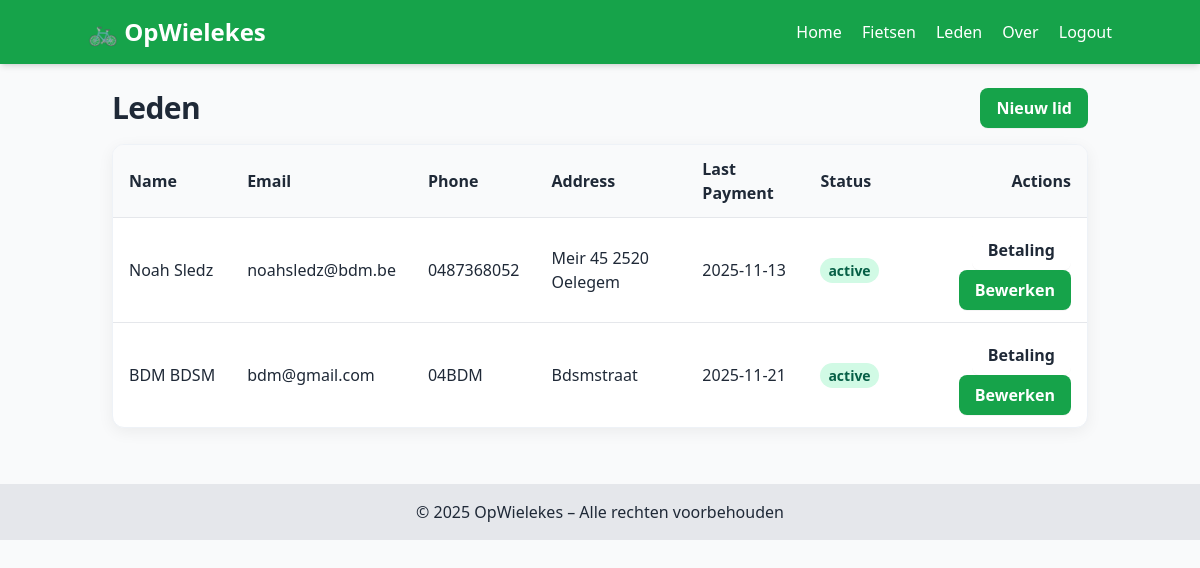
/members (signed in), run on the app's committed database.
### models.py (models this page shows)
class Member(db.Model):
    __tablename__ = 'member'
    member_id = db.Column(db.String, primary_key=True, default=gen_uuid)
    created_at = db.Column(db.DateTime, default=datetime.utcnow)
    first_name = db.Column(db.String(100), nullable=False)
    last_name = db.Column(db.String(100), nullable=False)
    email = db.Column(db.String(120))
    phone = db.Column(db.String(30))
    address = db.Column(db.String(255))
    last_payment = db.Column(db.Date)
    status = db.Column(db.String(20), default='active')  # active | inactive | paused
    children = db.relationship('Child', backref='member', cascade='all, delete-orphan', lazy=True)

### routes.py (the view)
    def wrapper(*args, **kwargs):
        if not session.get('user_id'):
            return redirect(url_for('main.login'))
        return view(*args, **kwargs)

### routes.py (called while the page is built)
def login_required(view):
    def wrapper(*args, **kwargs):
        if not session.get('user_id'):
            return redirect(url_for('main.login'))
        return view(*args, **kwargs)
    wrapper.__name__ = view.__name__
    return wrapper

@main.route('/members')
@login_required
def members_list():
    members = Member.query.order_by(Member.created_at.desc()).all()
    return render_template('members.html', members=members)

### templates/members.html
{% extends "base.html" %}
{% block content %}
<div class="flex items-center justify-between mb-4">
  <h2 class="section-title text-2xl md:text-3xl font-semibold">Leden</h2>
  <a href="{{ url_for('main.members_new') }}" class="btn btn-primary">Nieuw lid</a>
</div>
<div class="card overflow-x-auto">
  <table class="min-w-full text-left">
    <thead class="bg-gray-50">
      <tr>
        <th class="py-3 px-4">Name</th>
        <th class="py-3 px-4">Email</th>
        <th class="py-3 px-4">Phone</th>
        <th class="py-3 px-4">Address</th>
        <th class="py-3 px-4">Last Payment</th>
        <th class="py-3 px-4">Status</th>
        <th class="py-3 px-4 text-right">Actions</th>
      </tr>
    </thead>
    <tbody>
      {% for m in members %}
      <tr class="border-t">
        <td class="py-3 px-4 whitespace-nowrap font-medium">{{ m.first_name }} {{ m.last_name }}</td>
        <td class="py-3 px-4">{{ m.email or '-' }}</td>
        <td class="py-3 px-4">{{ m.phone or '-' }}</td>
        <td class="py-3 px-4">{{ m.address or '-' }}</td>
        <td class="py-3 px-4">
          {% if m.last_payment %}
            {{ m.last_payment.strftime('%Y-%m-%d') }}
          {% else %}
            <span class="text-orange-600">No payment</span>
          {% endif %}
        </td>
        <td class="py-3 px-4">
          <span class="badge {% if m.status == 'active' %}badge-success{% else %}badge-danger{% endif %}">
            {{ m.status or 'inactive' }}
          </span>
        </td>
        <td class="py-3 px-4 text-right space-x-2">
          <a class="btn" href="{{ url_for('main.members_payment', member_id=m.member_id) }}">Betaling</a>
          <a class="btn btn-primary" href="{{ url_for('main.members_edit', member_id=m.member_id) }}">Bewerken</a>
        </td>
      </tr>
      {% else %}
      <tr>
        <td class="py-6 px-4 text-gray-600" colspan="7">Geen leden gevonden. Voeg je eerste lid toe.</td>
      </tr>
      {% endfor %}
    </tbody>
  </table>
</div>
{% endblock %}

### templates/base.html (shortened to what this page needs)
<!DOCTYPE html>
<html lang="nl">
<head>
  <script src="https://cdn.tailwindcss.com"></script>
  <link rel="stylesheet" href="{{ url_for('static', filename='css/styles.css') }}">
</head>
<body class="bg-gray-50 text-gray-800">
  <nav class="navbar bg-green-600 text-white p-4 shadow-md">
    <div class="container mx-auto flex justify-between items-center">
  <h1 class="text-2xl font-bold">🚲 OpWielekes</h1>
      <div class="space-x-4">
        <a href="{{ url_for('main.home') }}" class="hover:underline">Home</a>
        <a href="{{ url_for('main.bike_list') }}" class="hover:underline">Fietsen</a>
        <a href="{{ url_for('main.members_list') }}" class="hover:underline">Leden</a>
        <a href="{{ url_for('main.about') }}" class="hover:underline">Over</a>
        {% if session.get('user_id') %}
          <a href="{{ url_for('main.logout') }}" class="hover:underline">Logout</a>
        {% else %}
          <a href="{{ url_for('main.login') }}" class="hover:underline">Login</a>
        {% endif %}
      </div>
    </div>
  </nav>
  <main class="container mx-auto p-6">
    {% block content %}{% endblock %}
  </main>
  <footer class="bg-gray-200 text-center py-4 mt-8">
    <p>© 2025 OpWielekes – Alle rechten voorbehouden</p>
  </footer>
</body>
</html>

### static/css/styles.css (style rules this page uses)
:root { --brand: #16a34a; --brand-700: #15803d; --ink: #1f2937; --muted: #6b7280; --ring: rgba(22, 163, 74, 0.25); }
* { -webkit-tap-highlight-color: transparent; }
html { scroll-behavior: smooth; }
body { color: var(--ink); }
.navbar { position: sticky; top: 0; z-index: 40; backdrop-filter: saturate(1.2) blur(4px); }
.card { background: #fff; border: 1px solid #eef2f7; border-radius: 0.75rem; box-shadow: 0 4px 16px rgba(2, 6, 23, 0.06); overflow: hidden; transition: transform 220ms ease, box-shadow 220ms ease, border-color 220ms ease; }
.btn { display: inline-flex; align-items: center; justify-content: center; gap: 0.5rem; padding: 0.5rem 1rem; border-radius: 0.5rem; font-weight: 600; transition: background-color 180ms ease, color 180ms ease, box-shadow 180ms ease, transform 120ms ease; box-shadow: 0 1px 0 rgba(0,0,0,0.04); }
.btn-primary { color: #fff; background: var(--brand); }
.badge { display: inline-flex; align-items: center; padding: 0.125rem 0.5rem; border-radius: 9999px; font-size: 0.875rem; font-weight: 600; }
.badge-success { color: #065f46; background: #d1fae5; }
.section-title { letter-spacing: -0.02em; }
.container { max-width: 1280px; }

### data on the page
Member: first_name "Noah", last_name "Sledz", email "noahsledz@bdm.be", phone "0487368052", address "Meir 45 2520 Oelegem", last_payment "2025-11-13", status "active"
Member: first_name "BDM", last_name "BDSM", email "bdm@gmail.com", phone "04BDM", address "Bdsmstraat", last_payment "2025-11-21", status "active"
